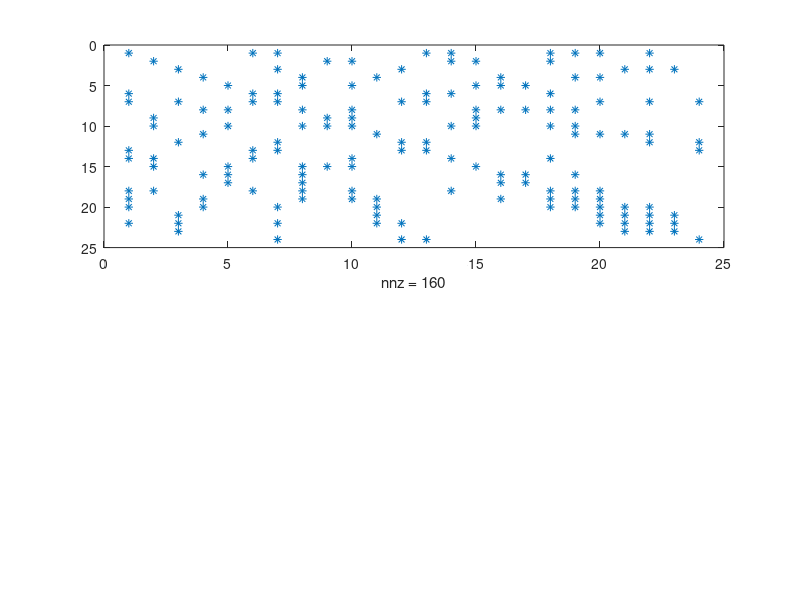

Source code (MATLAB): (Note: this script raises an error after producing the figure.)
function amd_demo
% AMD DEMO
%
% A demo of AMD for OCTAVE.
%
% --------------------------------------------------------------------------
% AMD Version 1.1 (Jan. 21, 2004), Copyright (c) 2004 by Timothy A. Davis,
% Patrick R. Amestoy, and Iain S. Duff.  See ../README for License.
% email: davis@cise.ufl.edu    CISE Department, Univ. of Florida.
% web: http://www.cise.ufl.edu/research/sparse/amd
% --------------------------------------------------------------------------
%
% See also: amd

% Get the Harwell/Boeing can_24 matrix.  This is an example matrix from the
% MATLAB-accessible UF sparse matrix collection, and can be loaded into
% MATLAB with the statment "Problem = UFget ('HB/can_24')", after obtaining
% the UFget function and its supporting routines at
% http://www.cise.ufl.edu/sparse/mat .

load can_24.mat
A = Problem.A ;
n = size (A,1) ;

figure (1)
clf
hold off
subplot (2,1,1) ;
% remove the "_" from the name before printing it in the plot title
title (sprintf ('%s', strrep (Problem.name, '_', '-'))) ;
fprintf ('Matrix name:  %s\n', Problem.name) ;
fprintf ('Matrix title: %s\n', Problem.title) ;
spy (A)

% print the details during AMD ordering and SYMBFACT
control = amd ();
control (3) = 1;

% order the matrix.  Note that the Info argument is optional.
fprintf ('\nIf the next step fails, then you have\n') ;
fprintf ('not yet compiled the AMD mexFunction.\n') ;
[p, Info] = amd (A, control) ;

% order again, but this time print some statistics
[p, Info] = amd (A, [10 1 1]) ;

fprintf ('Permutation vector:\n') ;
fprintf (' %2d', p) ;
fprintf ('\n\n') ;

subplot (2,1,2) ;
title ('Permuted matrix') ;
spy (A (p,p))

% approximations from amd:
lnz2 = n + Info (10) ;
fl2 = n + Info (11) + 2 * Info (12) ;
fprintf ('\nResults from AMD''s approximate analysis:\n') ;
fprintf ('number of nonzeros in L (including diagonal):      %d\n', lnz2) ;
fprintf ('floating point operation count for chol (A (p,p)): %d\n\n', fl2) ;

